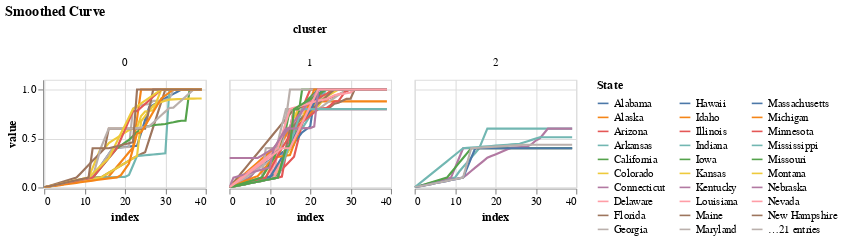

Notebook code for this chart:
### Code cell
chart = alt.Chart(tseries4plot).mark_line().encode(
        x = alt.X("index"),
        y = alt.Y("value", scale=alt.Scale(0,1)),
        color = alt.Color('State:N', legend=alt.Legend(columns=3)),
        column=alt.Column("cluster",type="nominal")
    )
chart.properties(width=150,height=100,title="Smoothed Curve").interactive()

#         tooltip=alt.Tooltip('State:N'),

### Figure 1 — Vega-Lite specification as saved in the notebook (floating-point values rounded to 4 significant figures; data arrays with more than 128 entries replaced by an {"elided": "..."} marker saying what was removed)
{"config": {"view": {"continuousWidth": 400, "continuousHeight": 300}}, "data": {"name": "data-59b6643e21bf7b1bb854070f5062faed"}, "mark": "line", "encoding": {"color": {"type": "nominal", "field": "State", "legend": {"columns": 3}}, "column": {"type": "nominal", "field": "cluster"}, "x": {"type": "quantitative", "field": "index"}, "y": {"type": "quantitative", "field": "value", "scale": {"align": 0, "base": 1}}}, "height": 100, "selection": {"selector021": {"type": "interval", "bind": "scales", "encodings": ["x", "y"]}}, "title": "Smoothed Curve", "width": 150, "$schema": "https://vega.github.io/schema/vega-lite/v4.0.2.json", "datasets": {"data-59b6643e21bf7b1bb854070f5062faed": {"elided": "2000 records"}}}
